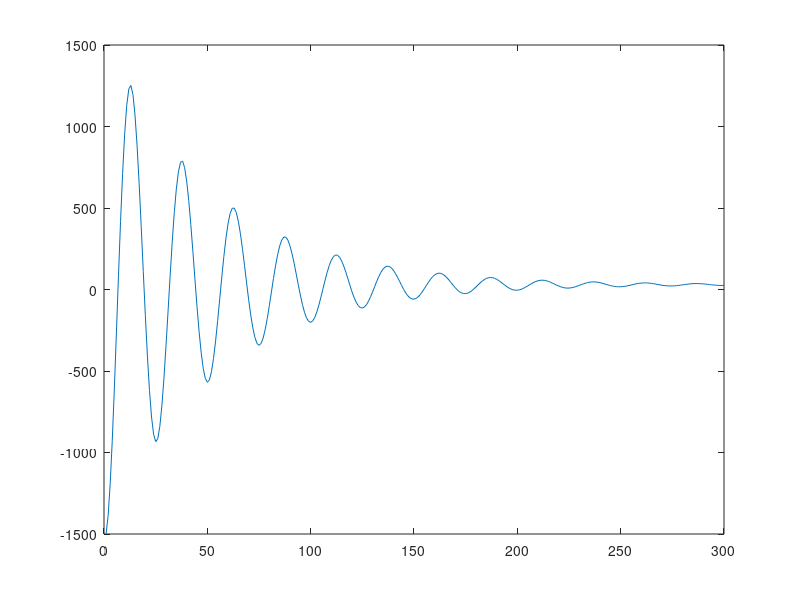

This chart was generated by the following MATLAB code:
function FirstPart_EulerMethod
    
    global y;
    x_t = 5;
    h  = 0.5;
    z1 = 0;
    z2 = 0;

    for t = 1:300

        z1(t+1) = z1(t) + h*z2(t);
        z2(t+1) = z2(t) + h*(5-z1(t)-0.8*z2(t))/4;

        %y(t) = 6*z1(t)-60*z2(t)-300*(5-z1(t)-0.8*z2(t));
        y(t) = 306*z1(t) + 180*z2(t) - 300*x_t;
        
    end;

    t = 1:300;
    plot(t,y);

end
